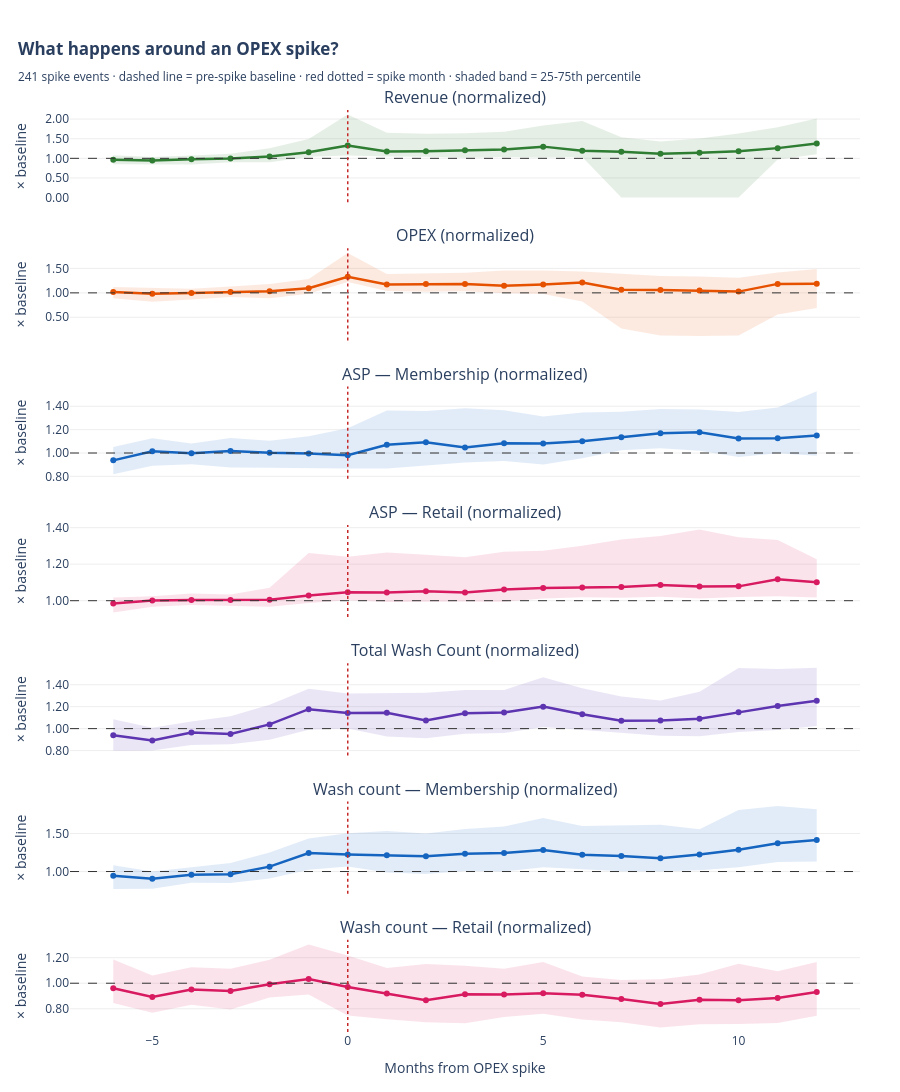

Here is the notebook cell this chart was saved with:
### Code cell
metrics_to_plot = [
    ('total_income_norm',   'Revenue (normalized)',                 '#2E7D32'),
    ('true_opex_norm',      'OPEX (normalized)',                    '#E65100'),
    ('ASP_mem_norm',        'ASP — Membership (normalized)',        '#1565C0'),
    ('ASP_ret_norm',        'ASP — Retail (normalized)',            '#D81B60'),
    ('total_washes_norm',   'Total Wash Count (normalized)',        '#5E35B1'),   # ← new
    ('mem_wash_count_norm', 'Wash count — Membership (normalized)', '#1565C0'),
    ('ret_wash_count_norm', 'Wash count — Retail (normalized)',     '#D81B60'),
]

fig = make_subplots(
    rows=len(metrics_to_plot), cols=1,
    shared_xaxes=True,
    subplot_titles=[m[1] for m in metrics_to_plot],
    vertical_spacing=0.05,
)

for i, (col, label, color) in enumerate(metrics_to_plot, start=1):
    agg = events_df.groupby('months_from_spike')[col].agg(
        median='median', q25=lambda s: s.quantile(0.25), q75=lambda s: s.quantile(0.75),
        n='count'
    ).reset_index()
    agg = agg[agg['n'] >= 5]   # need ≥5 events at each month
    
    x = agg['months_from_spike']
    
    # IQR band
    fig.add_trace(go.Scatter(
        x=list(x) + list(x[::-1]),
        y=list(agg['q75']) + list(agg['q25'][::-1]),
        fill='toself', fillcolor=color, opacity=0.12,
        line=dict(width=0), showlegend=False, hoverinfo='skip',
    ), row=i, col=1)
    
    # Median line
    fig.add_trace(go.Scatter(
        x=x, y=agg['median'],
        mode='lines+markers',
        line=dict(color=color, width=2.5), marker=dict(size=6),
        showlegend=False,
        hovertemplate=(f'<b>{label}</b><br>M%{{x}} from spike<br>'
                       'Median: %{y:.2f}× baseline<br>'
                       '<extra></extra>'),
    ), row=i, col=1)
    
    # Reference: 1.0 = no change from baseline
    fig.add_hline(y=1.0, line=dict(color='#333', dash='dash', width=1),
                  row=i, col=1)
    # Spike moment vertical line
    fig.add_vline(x=0, line=dict(color='#C62828', dash='dot', width=1.5),
                  row=i, col=1)

fig.update_xaxes(title_text='Months from OPEX spike', row=len(metrics_to_plot), col=1)
for i in range(1, len(metrics_to_plot)+1):
    fig.update_yaxes(title_text='× baseline', tickformat='.2f',
                      gridcolor='#EEE', row=i, col=1)

n_events = events_df.groupby(['site_key','spike_date']).ngroups
fig.update_layout(
    title=dict(
        text='<b>What happens around an OPEX spike?</b>'
             f'<br><sub>{n_events} spike events · '
             'dashed line = pre-spike baseline · red dotted = spike month · '
             'shaded band = 25-75th percentile</sub>',
        x=0.02, xanchor='left',
    ),
    height=240 * len(metrics_to_plot) + 100,
    plot_bgcolor='white', hovermode='x unified',
    margin=dict(l=70, r=40, t=110, b=60),
)
fig.show()

### Figure 1 — Plotly figure (JSON) as saved in the notebook; plotly's stock layout.template omitted (floating-point values rounded to 4 significant figures)
{"data": [{"fill": "toself", "fillcolor": "#2E7D32", "hoverinfo": "skip", "line": {"width": 0}, "opacity": 0.12, "showlegend": false, "type": "scatter", "x": [-6, -5, -4, -3, -2, -1, 0, 1, 2, 3, 4, 5, 6, 7, 8, 9, 10, 11, 12, 12, 11, 10, 9, 8, 7, 6, 5, 4, 3, 2, 1, 0, -1, -2, -3, -4, -5, -6], "xaxis": "x", "y": [1.079, 1.037, 1.075, 1.118, 1.259, 1.493, 2.114, 1.652, 1.629, 1.64, 1.678, 1.837, 1.954, 1.536, 1.431, 1.503, 1.634, 1.792, 2.014, 1.103, 0.9704, 0, 0, 0, 0, 1.037, 1.02, 1.031, 1.012, 1.042, 1.044, 1.072, 1.038, 0.9001, 0.9032, 0.8448, 0.8412, 0.8493], "yaxis": "y"}, {"hovertemplate": "<b>Revenue (normalized)</b><br>M%{x} from spike<br>Median: %{y:.2f}× baseline<br><extra></extra>", "line": {"color": "#2E7D32", "width": 2.5}, "marker": {"size": 6}, "mode": "lines+markers", "showlegend": false, "type": "scatter", "x": [-6, -5, -4, -3, -2, -1, 0, 1, 2, 3, 4, 5, 6, 7, 8, 9, 10, 11, 12], "xaxis": "x", "y": [0.9647, 0.9464, 0.9753, 0.9981, 1.049, 1.153, 1.325, 1.172, 1.18, 1.206, 1.226, 1.298, 1.196, 1.166, 1.119, 1.142, 1.183, 1.26, 1.379], "yaxis": "y"}, {"fill": "toself", "fillcolor": "#E65100", "hoverinfo": "skip", "line": {"width": 0}, "opacity": 0.12, "showlegend": false, "type": "scatter", "x": [-6, -5, -4, -3, -2, -1, 0, 1, 2, 3, 4, 5, 6, 7, 8, 9, 10, 11, 12, 12, 11, 10, 9, 8, 7, 6, 5, 4, 3, 2, 1, 0, -1, -2, -3, -4, -5, -6], "xaxis": "x2", "y": [1.12, 1.102, 1.086, 1.129, 1.184, 1.286, 1.818, 1.385, 1.393, 1.411, 1.457, 1.458, 1.438, 1.386, 1.344, 1.337, 1.31, 1.419, 1.489, 0.6899, 0.5576, 0.1256, 0.1191, 0.1294, 0.272, 0.8236, 0.9777, 0.9929, 1.031, 1.023, 1.039, 1.223, 0.9841, 0.8914, 0.9144, 0.8626, 0.8204, 0.8882], "yaxis": "y2"}, {"hovertemplate": "<b>OPEX (normalized)</b><br>M%{x} from spike<br>Median: %{y:.2f}× baseline<br><extra></extra>", "line": {"color": "#E65100", "width": 2.5}, "marker": {"size": 6}, "mode": "lines+markers", "showlegend": false, "type": "scatter", "x": [-6, -5, -4, -3, -2, -1, 0, 1, 2, 3, 4, 5, 6, 7, 8, 9, 10, 11, 12], "xaxis": "x2", "y": [1.019, 0.9841, 0.9968, 1.016, 1.032, 1.094, 1.331, 1.173, 1.181, 1.18, 1.145, 1.17, 1.213, 1.062, 1.06, 1.049, 1.025, 1.184, 1.188], "yaxis": "y2"}, {"fill": "toself", "fillcolor": "#1565C0", "hoverinfo": "skip", "line": {"width": 0}, "opacity": 0.12, "showlegend": false, "type": "scatter", "x": [-6, -5, -4, -3, -2, -1, 0, 1, 2, 3, 4, 5, 6, 7, 8, 9, 10, 11, 12, 12, 11, 10, 9, 8, 7, 6, 5, 4, 3, 2, 1, 0, -1, -2, -3, -4, -5, -6], "xaxis": "x3", "y": [1.051, 1.126, 1.082, 1.128, 1.105, 1.142, 1.211, 1.364, 1.36, 1.382, 1.367, 1.313, 1.347, 1.353, 1.376, 1.372, 1.351, 1.389, 1.529, 0.9754, 0.9968, 0.9651, 1.02, 1.04, 1.023, 0.9543, 0.9019, 0.9316, 0.919, 0.8922, 0.8682, 0.8674, 0.8674, 0.8732, 0.8761, 0.9027, 0.8903, 0.8186], "yaxis": "y3"}, {"hovertemplate": "<b>ASP — Membership (normalized)</b><br>M%{x} from spike<br>Median: %{y:.2f}× baseline<br><extra></extra>", "line": {"color": "#1565C0", "width": 2.5}, "marker": {"size": 6}, "mode": "lines+markers", "showlegend": false, "type": "scatter", "x": [-6, -5, -4, -3, -2, -1, 0, 1, 2, 3, 4, 5, 6, 7, 8, 9, 10, 11, 12], "xaxis": "x3", "y": [0.937, 1.014, 0.9982, 1.018, 1.002, 0.9957, 0.9805, 1.07, 1.093, 1.048, 1.084, 1.08, 1.101, 1.135, 1.169, 1.178, 1.125, 1.126, 1.15], "yaxis": "y3"}, {"fill": "toself", "fillcolor": "#D81B60", "hoverinfo": "skip", "line": {"width": 0}, "opacity": 0.12, "showlegend": false, "type": "scatter", "x": [-6, -5, -4, -3, -2, -1, 0, 1, 2, 3, 4, 5, 6, 7, 8, 9, 10, 11, 12, 12, 11, 10, 9, 8, 7, 6, 5, 4, 3, 2, 1, 0, -1, -2, -3, -4, -5, -6], "xaxis": "x4", "y": [1.017, 1.024, 1.039, 1.034, 1.07, 1.261, 1.24, 1.264, 1.251, 1.238, 1.268, 1.274, 1.301, 1.335, 1.354, 1.39, 1.347, 1.333, 1.226, 1.017, 1.024, 1.021, 1.012, 1.021, 1.016, 1.018, 1.012, 0.9938, 0.9954, 0.9955, 0.9928, 1.002, 0.9877, 0.9669, 0.9711, 0.9762, 0.9663, 0.9354], "yaxis": "y4"}, {"hovertemplate": "<b>ASP — Retail (normalized)</b><br>M%{x} from spike<br>Median: %{y:.2f}× baseline<br><extra></extra>", "line": {"color": "#D81B60", "width": 2.5}, "marker": {"size": 6}, "mode": "lines+markers", "showlegend": false, "type": "scatter", "x": [-6, -5, -4, -3, -2, -1, 0, 1, 2, 3, 4, 5, 6, 7, 8, 9, 10, 11, 12], "xaxis": "x4", "y": [0.985, 1.0, 1.004, 1.003, 1.006, 1.029, 1.046, 1.044, 1.052, 1.045, 1.061, 1.07, 1.073, 1.075, 1.086, 1.078, 1.078, 1.118, 1.101], "yaxis": "y4"}, {"fill": "toself", "fillcolor": "#5E35B1", "hoverinfo": "skip", "line": {"width": 0}, "opacity": 0.12, "showlegend": false, "type": "scatter", "x": [-6, -5, -4, -3, -2, -1, 0, 1, 2, 3, 4, 5, 6, 7, 8, 9, 10, 11, 12, 12, 11, 10, 9, 8, 7, 6, 5, 4, 3, 2, 1, 0, -1, -2, -3, -4, -5, -6], "xaxis": "x5", "y": [1.086, 1.007, 1.065, 1.113, 1.218, 1.364, 1.319, 1.324, 1.326, 1.352, 1.352, 1.469, 1.367, 1.292, 1.256, 1.337, 1.553, 1.544, 1.554, 1.023, 0.9864, 0.9683, 0.9309, 0.9348, 0.9617, 0.9862, 1.015, 0.9601, 0.9543, 0.9131, 0.9279, 1.0, 0.9896, 0.8977, 0.8566, 0.8505, 0.8005, 0.798], "yaxis": "y5"}, {"hovertemplate": "<b>Total Wash Count (normalized)</b><br>M%{x} from spike<br>Median: %{y:.2f}× baseline<br><extra></extra>", "line": {"color": "#5E35B1", "width": 2.5}, "marker": {"size": 6}, "mode": "lines+markers", "showlegend": false, "type": "scatter", "x": [-6, -5, -4, -3, -2, -1, 0, 1, 2, 3, 4, 5, 6, 7, 8, 9, 10, 11, 12], "xaxis": "x5", "y": [0.9391, 0.8918, 0.9636, 0.9508, 1.038, 1.177, 1.142, 1.144, 1.074, 1.14, 1.148, 1.2, 1.131, 1.073, 1.073, 1.09, 1.148, 1.207, 1.254], "yaxis": "y5"}, {"fill": "toself", "fillcolor": "#1565C0", "hoverinfo": "skip", "line": {"width": 0}, "opacity": 0.12, "showlegend": false, "type": "scatter", "x": [-6, -5, -4, -3, -2, -1, 0, 1, 2, 3, 4, 5, 6, 7, 8, 9, 10, 11, 12, 12, 11, 10, 9, 8, 7, 6, 5, 4, 3, 2, 1, 0, -1, -2, -3, -4, -5, -6], "xaxis": "x6", "y": [1.082, 1.0, 1.056, 1.111, 1.252, 1.435, 1.503, 1.533, 1.5, 1.56, 1.591, 1.703, 1.597, 1.603, 1.615, 1.556, 1.808, 1.86, 1.82, 1.131, 1.125, 1.057, 1.018, 0.9996, 1.004, 1.029, 1.056, 0.9994, 1.008, 0.968, 0.9878, 1.067, 1.022, 0.9082, 0.849, 0.8512, 0.7748, 0.769], "yaxis": "y6"}, {"hovertemplate": "<b>Wash count — Membership (normalized)</b><br>M%{x} from spike<br>Median: %{y:.2f}× baseline<br><extra></extra>", "line": {"color": "#1565C0", "width": 2.5}, "marker": {"size": 6}, "mode": "lines+markers", "showlegend": false, "type": "scatter", "x": [-6, -5, -4, -3, -2, -1, 0, 1, 2, 3, 4, 5, 6, 7, 8, 9, 10, 11, 12], "xaxis": "x6", "y": [0.9454, 0.9042, 0.9568, 0.9629, 1.064, 1.243, 1.223, 1.213, 1.2, 1.234, 1.244, 1.284, 1.22, 1.204, 1.173, 1.225, 1.287, 1.373, 1.415], "yaxis": "y6"}, {"fill": "toself", "fillcolor": "#D81B60", "hoverinfo": "skip", "line": {"width": 0}, "opacity": 0.12, "showlegend": false, "type": "scatter", "x": [-6, -5, -4, -3, -2, -1, 0, 1, 2, 3, 4, 5, 6, 7, 8, 9, 10, 11, 12, 12, 11, 10, 9, 8, 7, 6, 5, 4, 3, 2, 1, 0, -1, -2, -3, -4, -5, -6], "xaxis": "x7", "y": [1.185, 1.06, 1.125, 1.113, 1.183, 1.304, 1.216, 1.119, 1.15, 1.137, 1.113, 1.166, 1.052, 1.026, 1.031, 1.068, 1.153, 1.093, 1.166, 0.7461, 0.689, 0.6811, 0.6799, 0.6547, 0.6956, 0.7162, 0.7611, 0.7352, 0.6862, 0.6956, 0.7192, 0.7471, 0.9117, 0.888, 0.7954, 0.8319, 0.7701, 0.8451], "yaxis": "y7"}, {"hovertemplate": "<b>Wash count — Retail (normalized)</b><br>M%{x} from spike<br>Median: %{y:.2f}× baseline<br><extra></extra>", "line": {"color": "#D81B60", "width": 2.5}, "marker": {"size": 6}, "mode": "lines+markers", "showlegend": false, "type": "scatter", "x": [-6, -5, -4, -3, -2, -1, 0, 1, 2, 3, 4, 5, 6, 7, 8, 9, 10, 11, 12], "xaxis": "x7", "y": [0.9603, 0.8916, 0.9513, 0.9387, 0.9926, 1.033, 0.9699, 0.919, 0.8674, 0.9137, 0.9123, 0.9218, 0.9096, 0.8767, 0.8375, 0.8711, 0.8673, 0.8846, 0.9313], "yaxis": "y7"}], "layout": {"annotations": [{"font": {"size": 16}, "showarrow": false, "text": "Revenue (normalized)", "x": 0.5, "xanchor": "center", "xref": "paper", "y": 1, "yanchor": "bottom", "yref": "paper"}, {"font": {"size": 16}, "showarrow": false, "text": "OPEX (normalized)", "x": 0.5, "xanchor": "center", "xref": "paper", "y": 0.85, "yanchor": "bottom", "yref": "paper"}, {"font": {"size": 16}, "showarrow": false, "text": "ASP — Membership (normalized)", "x": 0.5, "xanchor": "center", "xref": "paper", "y": 0.7, "yanchor": "bottom", "yref": "paper"}, {"font": {"size": 16}, "showarrow": false, "text": "ASP — Retail (normalized)", "x": 0.5, "xanchor": "center", "xref": "paper", "y": 0.55, "yanchor": "bottom", "yref": "paper"}, {"font": {"size": 16}, "showarrow": false, "text": "Total Wash Count (normalized)", "x": 0.5, "xanchor": "center", "xref": "paper", "y": 0.4, "yanchor": "bottom", "yref": "paper"}, {"font": {"size": 16}, "showarrow": false, "text": "Wash count — Membership (normalized)", "x": 0.5, "xanchor": "center", "xref": "paper", "y": 0.25, "yanchor": "bottom", "yref": "paper"}, {"font": {"size": 16}, "showarrow": false, "text": "Wash count — Retail (normalized)", "x": 0.5, "xanchor": "center", "xref": "paper", "y": 0.1, "yanchor": "bottom", "yref": "paper"}], "height": 1780, "hovermode": "x unified", "margin": {"b": 60, "l": 70, "r": 40, "t": 110}, "plot_bgcolor": "white", "shapes": [{"line": {"color": "#333", "dash": "dash", "width": 1}, "type": "line", "x0": 0, "x1": 1, "xref": "x domain", "y0": 1, "y1": 1, "yref": "y"}, {"line": {"color": "#C62828", "dash": "dot", "width": 1.5}, "type": "line", "x0": 0, "x1": 0, "xref": "x", "y0": 0, "y1": 1, "yref": "y domain"}, {"line": {"color": "#333", "dash": "dash", "width": 1}, "type": "line", "x0": 0, "x1": 1, "xref": "x2 domain", "y0": 1, "y1": 1, "yref": "y2"}, {"line": {"color": "#C62828", "dash": "dot", "width": 1.5}, "type": "line", "x0": 0, "x1": 0, "xref": "x2", "y0": 0, "y1": 1, "yref": "y2 domain"}, {"line": {"color": "#333", "dash": "dash", "width": 1}, "type": "line", "x0": 0, "x1": 1, "xref": "x3 domain", "y0": 1, "y1": 1, "yref": "y3"}, {"line": {"color": "#C62828", "dash": "dot", "width": 1.5}, "type": "line", "x0": 0, "x1": 0, "xref": "x3", "y0": 0, "y1": 1, "yref": "y3 domain"}, {"line": {"color": "#333", "dash": "dash", "width": 1}, "type": "line", "x0": 0, "x1": 1, "xref": "x4 domain", "y0": 1, "y1": 1, "yref": "y4"}, {"line": {"color": "#C62828", "dash": "dot", "width": 1.5}, "type": "line", "x0": 0, "x1": 0, "xref": "x4", "y0": 0, "y1": 1, "yref": "y4 domain"}, {"line": {"color": "#333", "dash": "dash", "width": 1}, "type": "line", "x0": 0, "x1": 1, "xref": "x5 domain", "y0": 1, "y1": 1, "yref": "y5"}, {"line": {"color": "#C62828", "dash": "dot", "width": 1.5}, "type": "line", "x0": 0, "x1": 0, "xref": "x5", "y0": 0, "y1": 1, "yref": "y5 domain"}, {"line": {"color": "#333", "dash": "dash", "width": 1}, "type": "line", "x0": 0, "x1": 1, "xref": "x6 domain", "y0": 1, "y1": 1, "yref": "y6"}, {"line": {"color": "#C62828", "dash": "dot", "width": 1.5}, "type": "line", "x0": 0, "x1": 0, "xref": "x6", "y0": 0, "y1": 1, "yref": "y6 domain"}, {"line": {"color": "#333", "dash": "dash", "width": 1}, "type": "line", "x0": 0, "x1": 1, "xref": "x7 domain", "y0": 1, "y1": 1, "yref": "y7"}, {"line": {"color": "#C62828", "dash": "dot", "width": 1.5}, "type": "line", "x0": 0, "x1": 0, "xref": "x7", "y0": 0, "y1": 1, "yref": "y7 domain"}], "title": {"text": "<b>What happens around an OPEX spike?</b><br><sub>241 spike events · dashed line = pre-spike baseline · red dotted = spike month · shaded band = 25-75th percentile</sub>", "x": 0.02, "xanchor": "left"}, "xaxis": {"anchor": "y", "domain": [0, 1], "matches": "x7", "showticklabels": false}, "xaxis2": {"anchor": "y2", "domain": [0, 1], "matches": "x7", "showticklabels": false}, "xaxis3": {"anchor": "y3", "domain": [0, 1], "matches": "x7", "showticklabels": false}, "xaxis4": {"anchor": "y4", "domain": [0, 1], "matches": "x7", "showticklabels": false}, "xaxis5": {"anchor": "y5", "domain": [0, 1], "matches": "x7", "showticklabels": false}, "xaxis6": {"anchor": "y6", "domain": [0, 1], "matches": "x7", "showticklabels": false}, "xaxis7": {"anchor": "y7", "domain": [0, 1], "title": {"text": "Months from OPEX spike"}}, "yaxis": {"anchor": "x", "domain": [0.9, 1], "gridcolor": "#EEE", "tickformat": ".2f", "title": {"text": "× baseline"}}, "yaxis2": {"anchor": "x2", "domain": [0.75, 0.85], "gridcolor": "#EEE", "tickformat": ".2f", "title": {"text": "× baseline"}}, "yaxis3": {"anchor": "x3", "domain": [0.6, 0.7], "gridcolor": "#EEE", "tickformat": ".2f", "title": {"text": "× baseline"}}, "yaxis4": {"anchor": "x4", "domain": [0.45, 0.55], "gridcolor": "#EEE", "tickformat": ".2f", "title": {"text": "× baseline"}}, "yaxis5": {"anchor": "x5", "domain": [0.3, 0.4], "gridcolor": "#EEE", "tickformat": ".2f", "title": {"text": "× baseline"}}, "yaxis6": {"anchor": "x6", "domain": [0.15, 0.25], "gridcolor": "#EEE", "tickformat": ".2f", "title": {"text": "× baseline"}}, "yaxis7": {"anchor": "x7", "domain": [0, 0.1], "gridcolor": "#EEE", "tickformat": ".2f", "title": {"text": "× baseline"}}}}
